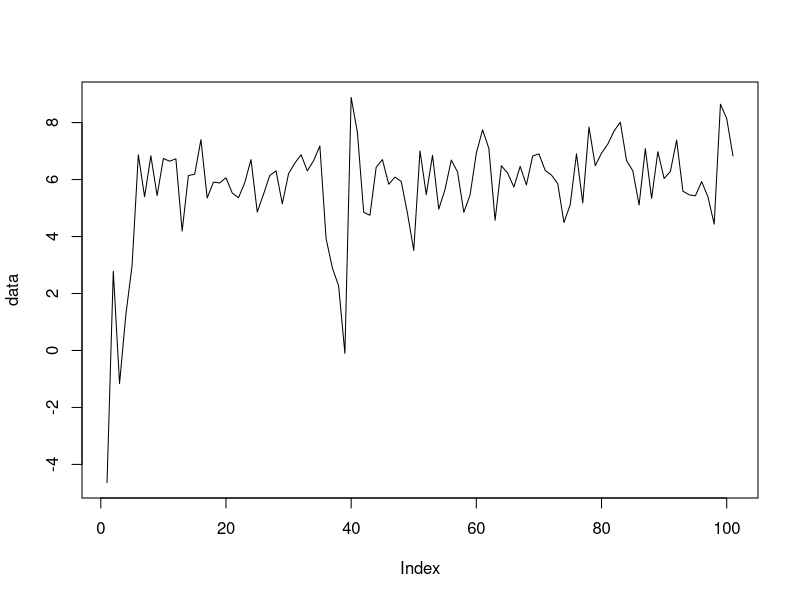
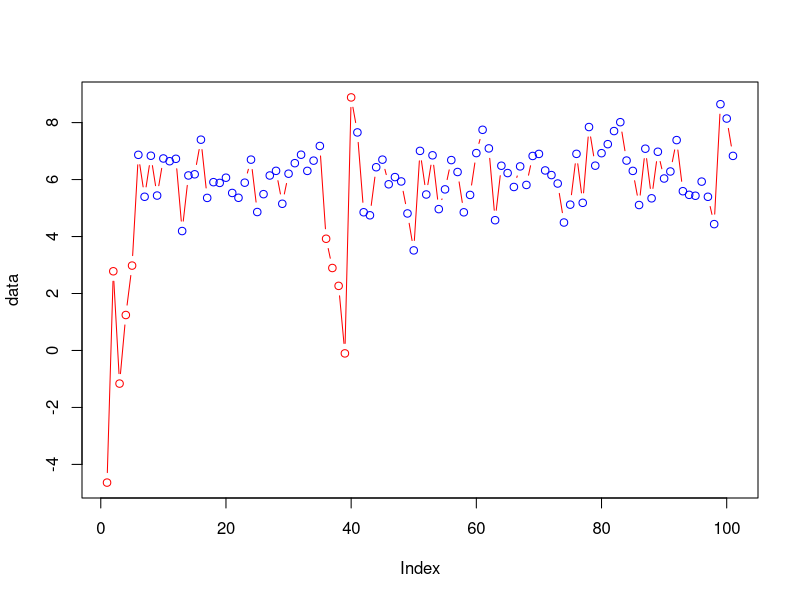

The R script that drew these images, in order:
#The main aim is to obtimise the allocation of the states and the transition between them
#So we use an EM approach. Essentially estimate the transition probability and emission probability
#Should the current parameters be the most optimum and then use those probabilities to find
#The most likely parameters of the model

#OK we are going to initialise so that we have what we need for the first E-Step
#We are then going to calculate the E-Step and use it recalculate the parameters and so on
#Until convergence.

#The E-Step
#Forward Step, is the probability of obtaining a certain sequence from model H
#Calculate the probability of seeing the sequence y1..t and being in state i at the final observation yt 
#is only dependent on the previous probability of being in state i-1 at t-1, 
#The probability of seeing the first observation y1 of the sequecne and be in state i 
#will then be P(y1 & being in state 1) = P(S1)*P(y1)
#But we have multiple possibilities for the first state, either state 1, 2, .. N possible states that we could start from
#The second observation then I could have come from any state and then ended in state j
#So I need to sum for all the possible states I could have come from ending in state 2
#Hence, the probability of being in state 2 is P(S2)*P(y2|S2). The probability of State 2 is then
#The sum over all the previous state probabilities * the probability of transition to this state
#In general then, we could write this as follows 
#P(y,j,s) = Current state probability * sum(Previous State probabilities*transition)
#This will have to be done recursively for every sequence of observation and you will then end up
#with a probability of ending in every state for a sequence of observation. If we add them up, this will give us the probability
#of the observation given our model
#This gave us the probability of certain state given the starting model parameters


#Backward Step, this is the probability of looking at the model backwards rather forward.
#We start from the end state and then go backward asking what is the probability of observation given the state
#The probability of being in previous state j at time t is a function of being in state i at t+1
#P(End State T) = 1, just start with one
#P(Observing j of the observation in the Current State) = P(Current State)*P(J Observation|Current state i)*P(Transition from Current State to Previous state)
#Since you could have gone to multiple states, then you need to sum over all the states that you could have gone to
#P(O,length-1,Ending State) = sum(P(Observation at length-1|current state)*P(current->next)*P(Next)) for all the next states
#You can do this iteratively.
#At the End you will get probability for every starting state
#This will then give us the probability of Observation up to a certain length given that I am in a certain time and certain state

#Ok, now the first aim is to find the probability of being in a certain state given the observation and model parameters
#P(S|O,M) = P(O,S,M)/P(O,M), since P(O,S,M) = P(S|O,M)P(O|M)P(M)
#P(O,S,M) = P(O,S|M)P(M)
#So P(S|O,M) = P(O,S|M)/P(O|M)
#Ok, the P(O,S|M) = #forward P(O|S,M) #backward P(S|M), the forward probability gives is the P(S|M), the backward gives the probability of observation given states
#Now, the denominator is P(O|M), which is simply the marginal over all the states of P(O,S|M)
#So the probability of ending up in state i is then forward*backward of state i/sum over all states

#The second aim is to find the probability of a sequence of states as this will help in the final transition matrix estimation
#The probability of being in state i and then going to state j globally
#P(Si,Si+1|O,M) similar to the above = P(Si,Si+1,O|M)/P(O|M)
#Numerator, forward probability P(Si|M)*P(Si+1|M)*transition probability from Si to Si+1
#Deonominator is simply summing over all possible si and si+1, which is actually Backward probability

#Ok from the first aim, for every state, summing over all obervations Sum(P(S|O,M)) for all lengths of observations, 
#will give us the probability of being in state S|M, which is what we started with as our assumption
#Similarly summing over all the length of observations, will give us the transition matrix, again one of our initial assumptions
#Remaining, is the probability of our observation given a certain state

#To covert them to probabilities, You essentially, want to sum P(S|O,M) for the first observation across all the sequences, for the first state,
#Then the second state and so on. The final probability will be just the normalised quantity

#The transition from Si to Si+1 will be the transition function above for all the observations irrespective of the position of the observation
#The ratio between the transitions from Si to Si+1 relative to all transitions away from Si

#The probability of the output for a gaussian mixture is as follows will be the sum over all components with the associated parameters for this component
#Updating this probability will be similar to the normal EM approach.
#Ok, let us remember, we have calculated the weights of every component, as the normalised likelihood for this observation
#In this case, we also have the states, so we split things further. 
#First, the probability that the lth component in state i have generated a particular observation t is defined as:
#Probability of state i * probability of observation given mixture l * weight of mixture l / sum over all components at state i
#We have the initial weights to calculate this.
#We can now get the updates as weight as before, but instead of summing for one observation, we get it for two states
#So on


#OK let us start with some minor observations of a gaussian distribution with different means
a = rnorm(10,2,3)
b = rnorm(100,6,1)
data = c(a[1:5],b[1:30],a[6:10],b[40:100])
plot(data, type="l")
#we can see that we have mixture of two distributions
#Let us initialise our Mixture EM data for every state
s11m = s12m = mean(data)-sd(data)
s21m = s22m = mean(data)+sd(data)
s11s = s12s = 1
s21s = s22s = 2

#Let us now initialise the state probability i.e. P(Si)
S1 = 0.5
S2 = 0.5
#Transition probability self, then the other
TS1 = c(0.5, 0.5)
TS2 = c(0.5, 0.5)
S11weights = runif(1)
S12weights = 1-S11weights
S21weights = runif(1)
S22weights = 1-S21weights

#Emission probability is calculated as in the EM approach, this makes sense that we have a probability for every observation, since they are not the same observation
#Except that we don't have a mixture in the states, essentially we want every state to map to one component of the mixture
bs1w1 = dnorm(data,mean = s11m,s11s)
bs1w2 = dnorm(data,mean = s12m,s12s)
bs2w1 = dnorm(data,mean = s21m,s21s)
bs2w2 = dnorm(data,mean = s22m,s22s)

bs1 = bs1w1*S11weights + bs1w2*S12weights
bs2 = bs2w1*S21weights + bs2w2*S22weights
  
for(x in 1:100)
{
#OK, now we are set to do the first HMM iteration
#Forward probability
#As mentioned above of the observation that we have, we will calculate the forward probability 
alpha = matrix(ncol=2,nrow=length(data))
#Forward for state 1 and first of the observation
alpha[1,1] = S1 * bs1[1] #Probability of State1 * Probability of observing the first number
#Forward for state 2 and first of the observation
alpha[1,2] = S2 * bs2[1] #Probability of State1 * Probability of observing the first number

#Second is just conditional on the previous one (could be either s1 or s2) and ENDING in state 1
alpha[2,1] = alpha[1,1] * TS1[1] *  bs1[2] + # ending in s1, P(S1) * Self transition * P(O2|S1)
            alpha[1,2] * TS2[2] *  bs1[2] #ending in s1, P(S2) * T[S2->S1] * P(O2|S1)

alpha[2,2] = alpha[1,2] * TS2[1] *  bs2[2] + # ending in s2, P(S2) * Self transition * P(O2|S2)
             alpha[1,1] * TS1[2] *  bs2[2] #ending in s2, P(S1) * T[S2->S1] * P(O2|S1)

for(i in 2:length(data))
{
  #Ok, let us see the pattern
  #Probability of Observation given state 1 * sum of ((probability of previous state1 * self probability)+
  #(Probability of previous state2 * transition from S2 to S1))
  alpha[i,1] = bs1[i] * (alpha[i-1,1] * TS1[1] + alpha[i-1,2] * TS2[2])
  #Similarly
  alpha[i,2] = bs2[i] * (alpha[i-1,2] * TS2[1] + alpha[i-1,1] * TS1[2])
}

#Probability of the whole observation across the two states
po = alpha[length(data),1]+alpha[length(data),2]

#OK now the backward probability

beta = matrix(ncol=2,nrow=length(data))
beta[length(data),1] = 1
beta[length(data),2] = 1
#Stand at the previous step and then look ahead
#Probility at length(data)-1 at state 1 = T[S1->S1] * P(O|S1) * B(length(data),S1) + T[S1->S2] * P(O|S2) * B(length(data),S2)
beta[length(data)-1,1] = TS1[1] * bs1[length(data)-1] * beta[length(data),1] + TS1[2] * bs2[length(data)-1] * beta[length(data),2]
beta[length(data)-1,2] = TS2[1] * bs2[length(data)-1] * beta[length(data),2] + TS2[2] * bs1[length(data)-1] * beta[length(data),1]

#pattern
for(j in (length(data)-1):1)
{
  beta[j,1] = TS1[1] * bs1[j+1] * beta[j+1,1] + TS1[2] * bs2[j+1] * beta[j+1,2]
  beta[j,2] = TS2[1] * bs2[j+1] * beta[j+1,2] + TS2[2] * bs1[j+1] * beta[j+1,1]
}

#Gamma, which is the probability of the state given the observation
gamma = matrix(ncol=2, nrow=length(data))
gamma[,1] = alpha[,1]*beta[,1]
gamma[,2] = alpha[,2]*beta[,2]
gamma = t(apply(gamma,1,function(x){x/sum(x)}))

#Eta, which is the transition probability from state i to j at data length t
eta1 = matrix(ncol=2,nrow=(length(data)-1)) #for every data observation
eta2 = matrix(ncol=2,nrow=(length(data)-1)) #for every data observation
#going from 1 to 1 across the first observation
eta1[1,1] = (gamma[1,1] * TS1[1] * bs1[2] * beta[2,1])/beta[1,1]
#going from 1 to 2 across the first observation
eta1[1,2] = (gamma[1,1] * TS1[2] * bs2[2] * beta[2,2])/beta[1,1]
#going from 2 to 2 across the first observation
eta2[1,1] = (gamma[1,2] * TS2[1] * bs2[2] * beta[2,2])/beta[1,2]
#going from 1 to 2 across the first observation
eta2[1,2] = (gamma[1,2] * TS2[2] * bs1[2] * beta[2,1])/beta[1,2]

#Pattern

for(t in 1:(length(data)-1))
{
  #going from 1 to 1 across the first observation
  eta1[t,1] = (gamma[t,1] * TS1[1] * bs1[(t+1)] * beta[(t+1),1])/beta[t,1]
  #going from 1 to 2 across the first observation
  eta1[t,2] = (gamma[t,1] * TS1[2] * bs2[(t+1)] * beta[(t+1),2])/beta[t,1]
  #going from 2 to 2 across the first observation
  eta2[t,1] = (gamma[t,2] * TS2[1] * bs2[(t+1)] * beta[(t+1),2])/beta[t,2]
  #going from 1 to 2 across the first observation
  eta2[t,2] = (gamma[t,2] * TS2[2] * bs1[(t+1)] * beta[(t+1),1])/beta[t,2]
}

TS1[1] = sum(eta1[,1])/sum(gamma[1:(length(data)-1),1])
TS1[2] = sum(eta1[,2])/sum(gamma[1:(length(data)-1),1])
TS2[1] = sum(eta2[,1])/sum(gamma[1:(length(data)-1),2])
TS2[2] = sum(eta2[,2])/sum(gamma[1:(length(data)-1),2])

#if(gamma[1,1]==S1&&gamma[1,2]==S2) break;

S1 = gamma[1,1]
S2 = gamma[1,2]

#Mixture gamma
gammaM = matrix(ncol=4, nrow=length(data))
gammaM[,1] = gamma[,1]*S11weights*bs1w1/bs1
gammaM[,2] = gamma[,1]*S12weights*bs1w2/bs1
gammaM[,3] = gamma[,2]*S21weights*bs2w1/bs2
gammaM[,4] = gamma[,2]*S22weights*bs2w2/bs2

S11weights = sum(gammaM[,1])/sum(gamma[,1])
S12weights = sum(gammaM[,2])/sum(gamma[,1])
S21weights = sum(gammaM[,3])/sum(gamma[,2])
S22weights = sum(gammaM[,4])/sum(gamma[,2])

#Update the distribution parameters, mean and standard deviation similarly
s11m = sum(gammaM[,1]*data)/sum(gammaM[,1])
s12m = sum(gammaM[,2]*data)/sum(gammaM[,2])
s21m = sum(gammaM[,3]*data)/sum(gammaM[,3])
s22m = sum(gammaM[,4]*data)/sum(gammaM[,4])

s11s = sqrt(sum(gammaM[,1]*((data-s11m)*t(data-s11m)))/sum(gammaM[,1]))
s12s = sqrt(sum(gammaM[,2]*((data-s12m)*t(data-s12m)))/sum(gammaM[,2]))
s21s = sqrt(sum(gammaM[,3]*((data-s21m)*t(data-s21m)))/sum(gammaM[,3]))
s22s = sqrt(sum(gammaM[,4]*((data-s12m)*t(data-s22m)))/sum(gammaM[,4]))

bs1w1 = dnorm(data,mean = s11m,s11s)
bs1w2 = dnorm(data,mean = s12m,s12s)
bs2w1 = dnorm(data,mean = s21m,s21s)
bs2w2 = dnorm(data,mean = s22m,s22s)

bs1 = bs1w1*S11weights + bs1w2*S12weights
bs2 = bs2w1*S21weights + bs2w2*S22weights

print(c(s11m,s12m,s21m,s22m))
print(c(s11s,s12s,s21s,s22s))
print(c(S11weights,S12weights,S21weights,S22weights))
print(c(S1,S2))
print(c(TS1,TS2))
}

#Now we can get the state model for the data
StateModel = c("H","L")
print(StateModel[as.integer(apply(gamma,1,function(x){x[1]>x[2]}))+1])

colors = c("red","blue")
plot(data,type="b", col=colors[as.integer(apply(gamma,1,function(x){x[1]>x[2]}))+1])

